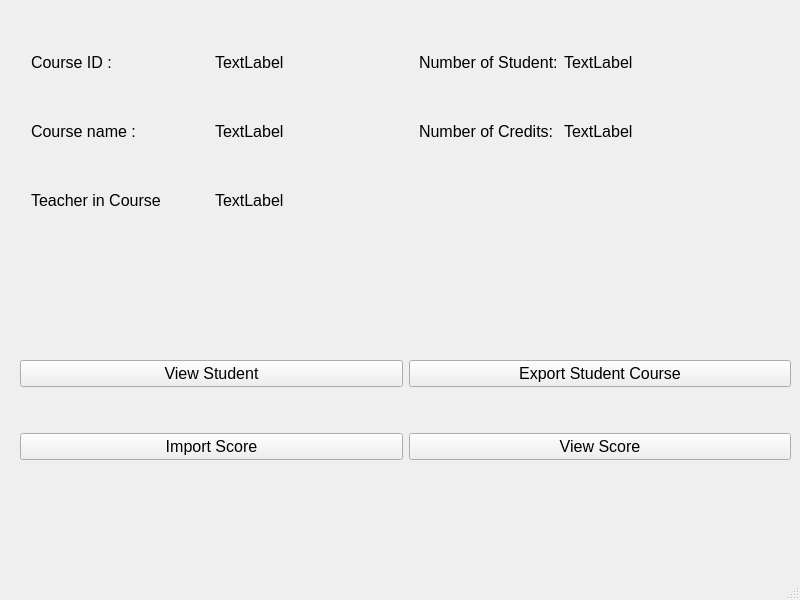
<?xml version="1.0" encoding="UTF-8"?>
<ui version="4.0">
 <class>course_infor</class>
 <widget class="QMainWindow" name="course_infor">
  <property name="geometry">
   <rect>
    <x>0</x>
    <y>0</y>
    <width>800</width>
    <height>600</height>
   </rect>
  </property>
  <property name="windowTitle">
   <string>MainWindow</string>
  </property>
  <widget class="QWidget" name="centralwidget">
   <widget class="QWidget" name="layoutWidget">
    <property name="geometry">
     <rect>
      <x>419</x>
      <y>31</y>
      <width>361</width>
      <height>131</height>
     </rect>
    </property>
    <layout class="QGridLayout" name="gridLayout_2">
     <item row="1" column="0">
      <widget class="QLabel" name="label">
       <property name="font">
        <font>
         <pointsize>12</pointsize>
        </font>
       </property>
       <property name="text">
        <string>Number of Credits:</string>
       </property>
      </widget>
     </item>
     <item row="1" column="1" colspan="2">
      <widget class="QLabel" name="num_student">
       <property name="font">
        <font>
         <pointsize>12</pointsize>
        </font>
       </property>
       <property name="text">
        <string>TextLabel</string>
       </property>
      </widget>
     </item>
     <item row="0" column="0">
      <widget class="QLabel" name="label_6">
       <property name="font">
        <font>
         <pointsize>12</pointsize>
        </font>
       </property>
       <property name="text">
        <string>Number of Student:</string>
       </property>
      </widget>
     </item>
     <item row="0" column="1" colspan="2">
      <widget class="QLabel" name="numOfCredit">
       <property name="font">
        <font>
         <pointsize>12</pointsize>
        </font>
       </property>
       <property name="text">
        <string>TextLabel</string>
       </property>
      </widget>
     </item>
    </layout>
   </widget>
   <widget class="QWidget" name="layoutWidget_2">
    <property name="geometry">
     <rect>
      <x>20</x>
      <y>320</y>
      <width>771</width>
      <height>181</height>
     </rect>
    </property>
    <layout class="QGridLayout" name="gridLayout_3">
     <item row="0" column="0">
      <widget class="QPushButton" name="view_student">
       <property name="font">
        <font>
         <pointsize>12</pointsize>
        </font>
       </property>
       <property name="text">
        <string>View Student</string>
       </property>
      </widget>
     </item>
     <item row="0" column="1">
      <widget class="QPushButton" name="export_studet">
       <property name="font">
        <font>
         <pointsize>12</pointsize>
        </font>
       </property>
       <property name="text">
        <string>Export Student Course</string>
       </property>
      </widget>
     </item>
     <item row="1" column="0">
      <widget class="QPushButton" name="importScore">
       <property name="font">
        <font>
         <pointsize>12</pointsize>
        </font>
       </property>
       <property name="text">
        <string>Import Score</string>
       </property>
      </widget>
     </item>
     <item row="1" column="1">
      <widget class="QPushButton" name="view_score">
       <property name="font">
        <font>
         <pointsize>12</pointsize>
        </font>
       </property>
       <property name="text">
        <string>View Score</string>
       </property>
      </widget>
     </item>
    </layout>
   </widget>
   <widget class="QWidget" name="layoutWidget_3">
    <property name="geometry">
     <rect>
      <x>31</x>
      <y>31</y>
      <width>361</width>
      <height>201</height>
     </rect>
    </property>
    <property name="font">
     <font>
      <pointsize>12</pointsize>
     </font>
    </property>
    <layout class="QGridLayout" name="gridLayout">
     <item row="2" column="2" colspan="2">
      <widget class="QLabel" name="teacher_course">
       <property name="font">
        <font>
         <pointsize>12</pointsize>
        </font>
       </property>
       <property name="text">
        <string>TextLabel</string>
       </property>
      </widget>
     </item>
     <item row="1" column="0" colspan="2">
      <widget class="QLabel" name="label_8">
       <property name="font">
        <font>
         <pointsize>12</pointsize>
        </font>
       </property>
       <property name="text">
        <string>Course name :</string>
       </property>
      </widget>
     </item>
     <item row="0" column="2" colspan="2">
      <widget class="QLabel" name="course_id">
       <property name="font">
        <font>
         <pointsize>12</pointsize>
        </font>
       </property>
       <property name="text">
        <string>TextLabel</string>
       </property>
      </widget>
     </item>
     <item row="0" column="0" colspan="2">
      <widget class="QLabel" name="label_9">
       <property name="font">
        <font>
         <pointsize>12</pointsize>
        </font>
       </property>
       <property name="text">
        <string>Course ID :</string>
       </property>
      </widget>
     </item>
     <item row="2" column="0" colspan="2">
      <widget class="QLabel" name="label_5">
       <property name="font">
        <font>
         <pointsize>12</pointsize>
        </font>
       </property>
       <property name="text">
        <string>Teacher in Course</string>
       </property>
      </widget>
     </item>
     <item row="1" column="2" colspan="2">
      <widget class="QLabel" name="course_name">
       <property name="font">
        <font>
         <pointsize>12</pointsize>
        </font>
       </property>
       <property name="text">
        <string>TextLabel</string>
       </property>
      </widget>
     </item>
    </layout>
   </widget>
  </widget>
  <widget class="QMenuBar" name="menubar">
   <property name="geometry">
    <rect>
     <x>0</x>
     <y>0</y>
     <width>800</width>
     <height>26</height>
    </rect>
   </property>
  </widget>
  <widget class="QStatusBar" name="statusbar"/>
 </widget>
 <resources/>
 <connections/>
</ui>
